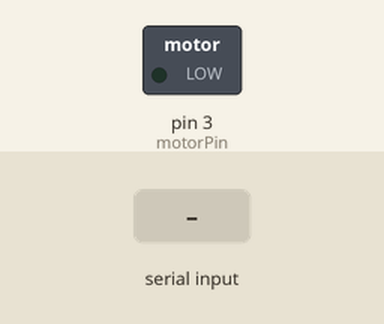
Simulated run of this sketch. Board: Arduino Uno, built with avr-gcc and run on an emulated ATmega328P. Shown: switched loads named in the sketch (green lamp = pin HIGH). The test bench sets the inputs (shaded band).

Above: at 1.2 s.
1.3 s: byte 30 received over Serial
At 2.5 s:
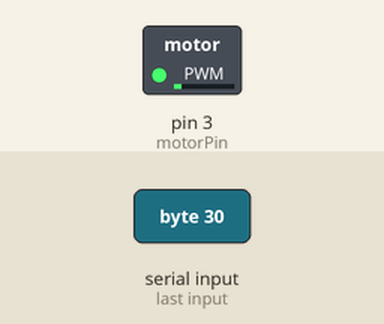
2.8 s: byte 90 received over Serial
At 3.7 s:
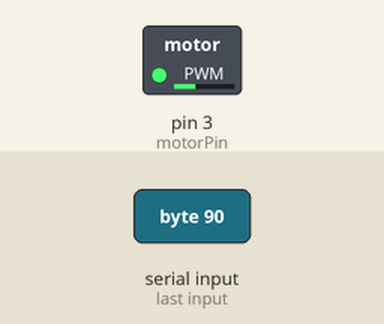
Timing chart, 0 to 5.8 s (numbered marks = the images above; inputs shaded):
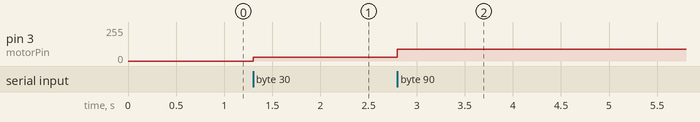

Measured:
- after the input at 1.3 s, pin 3 (motorPin): 0/255 → 30/255 at once
- after the input at 2.8 s, pin 3 (motorPin): 30/255 → 90/255 at once

The sketch:

vibration_device.ino
```cpp
const int motorPin = 3;  //use a pwm pin
uint8_t motor_intensity = 0;


void setup() {
  Serial.begin(9600);
  pinMode(motorPin, OUTPUT);

}

void loop() {
  if (Serial.available() >= 1) {

    motor_intensity = Serial.read();

    if(motor_intensity>0){
      analogWrite(motorPin, motor_intensity);
      // digitalWrite(motorPin, HIGH);

    } else {
      digitalWrite(motorPin, LOW);
    }

  }

}
```
